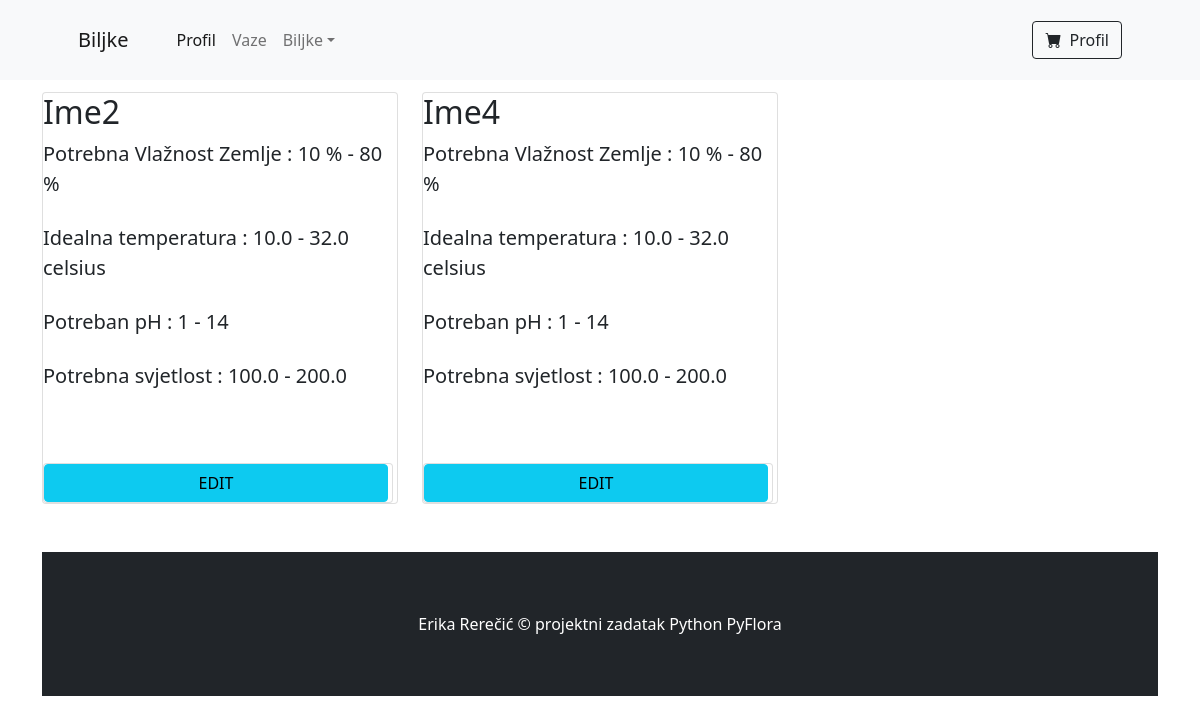
Screenshot of /popis_biljki with the database file from the repository.
### app.py (models this page shows)
class Biljke (db.Model):
    __tablename__ = 'Biljke'
    id = db.Column(db.Integer(), primary_key = True )
    ime_biljke = db.Column(db.String(50), unique = True , nullable = False)
    slika = db.Column (db.String(), nullable = False, default = 'prazna_vaza.jpg')
    max_svjetlost = db.Column (db.Float(), nullable = False )
    min_svjetlost = db.Column (db.Float(), nullable = False)
    max_ph = db.Column (db.Integer(), nullable = False)
    min_ph = db.Column (db.Integer(), nullable = False)
    max_vlaznost = db.Column (db.Integer(), nullable = False)
    min_vlaznost = db.Column (db.Integer(), nullable = False)
    max_temp = db.Column (db.Float(), nullable = False)
    min_temp = db.Column (db.Float(), nullable = False)
    vaze = db.relationship('Vaze', backref = 'biljka', lazy = True) #backref kreira column u drugoj tabeli sa kojom spajamo ovu tabelu, One to many relationship

### app.py (the view)
@app.route('/popis_biljki',  methods = ['GET'])
def popis_biljki():
    res = Biljke.query.all()
    print("[BILJKE GET RES] ", res)
    biljka_id = None
    return render_template('popis.html',Biljke = res, biljka_id = biljka_id)

### template/popis.html (shortened to what this page needs)
{% extends 'layout.html'%}
{%block title%} Biljke {%endblock%}
{%block content%}
<div class="container">
    <div class="row row-cols-4">
    {%for biljka in Biljke:%}
    <div class="col-md-4 mb-5">
        <div class="card h-100">
            <h2 class="card-title">{{ biljka.ime_biljke }}</h2>
            <section class="mb-5">
                <p class="fs-5 mb-4">
                    Potrebna Vlažnost Zemlje : {{ biljka.min_vlaznost }} % - {{ biljka.max_vlaznost }} %
                </p>
                <p class="fs-5 mb-4">
                    Idealna temperatura : {{ biljka.min_temp }} - {{ biljka.max_temp}} celsius
                </p>
                <p class="fs-5 mb-4">
                    Potreban pH : {{ biljka.min_ph }} - {{ biljka.max_ph}}
                </p>
                <p class="fs-5 mb-4">
                    Potrebna svjetlost : {{ biljka.min_svjetlost }} - {{ biljka.max_svjetlost}}
                </p>
            </section>
            <div class="card h-100">
                <a class="btn btn-info" href="{{url_for('biljka_edit', biljka_id=biljka.id )}}">
                    EDIT
                </a>
            </div>
        </div>
    </div>
    {%endfor%}
    </div>
{%endblock%}

### template/layout.html (shortened to what this page needs)
<!DOCTYPE html>
<html lang="en">
    <head>
        <link href="https://cdn.jsdelivr.net/npm/bootstrap-icons@1.5.0/font/bootstrap-icons.css" rel="stylesheet" />
        <link href="{{url_for('static', filename = 'css/styles.css')}}" rel="stylesheet" />
    </head>
    <body>
        <nav class="navbar navbar-expand-lg navbar-light bg-light">
            <div class="container px-4 px-lg-5">
                <a class="navbar-brand" href="#!">{%block title%}  {%endblock%}</a>
                <div class="collapse navbar-collapse" id="navbarSupportedContent">
                    <ul class="navbar-nav me-auto mb-2 mb-lg-0 ms-lg-4">
                        <li class="nav-item"><a class="nav-link active" aria-current="page" href="/profil">Profil</a></li>
                        <li class="nav-item"><a class="nav-link" href="/">Vaze</a></li>
                        <li class="nav-item dropdown">
                            <a class="nav-link dropdown-toggle" id="navbarDropdown" href="#" role="button" data-bs-toggle="dropdown" aria-expanded="false">Biljke</a>
                        </li>
                    </ul>
                    <form class="d-flex">
                        <button class="btn btn-outline-dark" type="submit" href="(/Profil)">
                            <i class="bi-cart-fill me-1"></i>
                            Profil
                        </button>
                    </form>
                </div>
            </div>
        </nav>
        {%block content%}
        {%endblock%}
        <footer class="py-5 bg-dark">
            <div class="container"><p class="m-0 text-center text-white">Erika Rerečić &copy; projektni zadatak Python PyFlora</p></div>
        </footer>
    </body>
</html>

### rows the page displays
Biljke: ime_biljke "Ime2", min_vlaznost "10", max_vlaznost "80", min_temp "10.0", max_temp "32.0", min_ph "1", max_ph "14", min_svjetlost "100.0", max_svjetlost "200.0"
Biljke: ime_biljke "Ime4", min_vlaznost "10", max_vlaznost "80", min_temp "10.0", max_temp "32.0", min_ph "1", max_ph "14", min_svjetlost "100.0", max_svjetlost "200.0"
